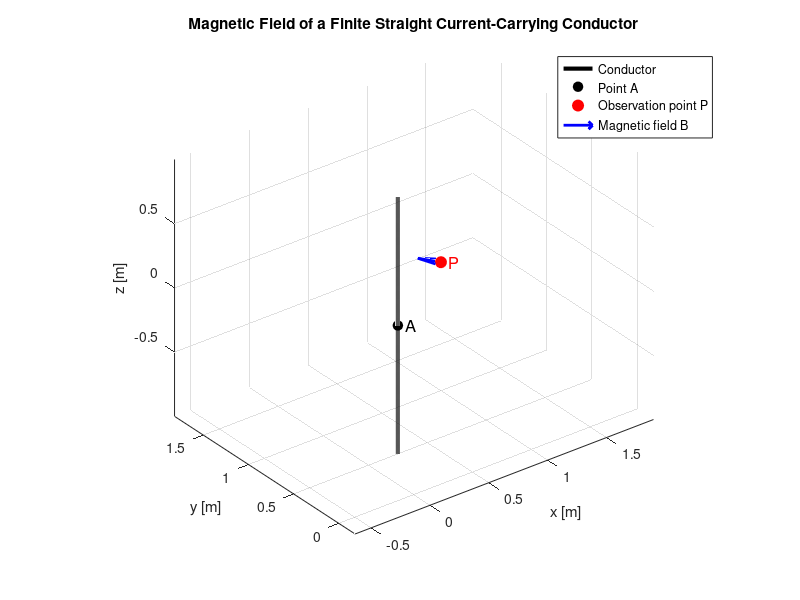

Write the MATLAB code that produced this figure.
%% Magnetic field of a finite straight current-carrying conductor
% The conductor is a free-standing straight wire of length l,
% centered at point A = [Ax, Ay, Az] and oriented parallel to the z-axis.
%
% The magnetic field at point P = [Px, Py, Pz] is calculated using
% the Biot-Savart law:
%
%       dB = (mu0 / 4*pi) * I * (dl x R) / |R|^3
%
% where:
%   dl = differential current-element vector
%   R  = vector from the current element to observation point P
%   mu0 = permeability of free space

clear;
clc;
close all;

%% -------------------- Input parameters ------------------------------

% Permeability of free space
mu0 = 4*pi*1e-7;          % H/m

% Current and conductor length
I = 1;                   % Current [A]
l = 2;                    % Conductor length [m]

% Coordinates of conductor center A = [Ax, Ay, Az]
Ax = 0.25;
Ay = 0.5;
Az = 0;

% Observation point P = [Px, Py, Pz]
Px = 1;
Py = 1;
Pz = 0;

%% -------------------- Numerical integration -------------------------

% Number of segments used to approximate the conductor
N = 10000;

% Position along the conductor measured from its center
z = linspace(-l/2, l/2, N);

% Differential length
dz = z(2) - z(1);

% Coordinates of each current element
x_wire = Ax * ones(size(z));
y_wire = Ay * ones(size(z));
z_wire = Az + z;

% Initialize magnetic field vector
B = [0, 0, 0];

% Unit vector along the current direction (+z)
z_hat = [0, 0, 1];

% Numerically integrate the Biot-Savart law
for k = 1:N

    % Position of the current element
    r_source = [x_wire(k), y_wire(k), z_wire(k)];

    % Vector from current element to observation point P
    R = [Px, Py, Pz] - r_source;

    % Distance from current element to P
    Rmag = norm(R);

    % Differential current-element vector
    dl = z_hat * dz;

    % Differential magnetic field
    dB = (mu0/(4*pi)) * I * cross(dl, R) / Rmag^3;

    % Accumulate magnetic field
    B = B + dB;
end

%% -------------------- Display result --------------------------------

fprintf('Magnetic field at P = [%.3f, %.3f, %.3f] m:\n', Px, Py, Pz);
fprintf('Bx = %.6e T\n', B(1));
fprintf('By = %.6e T\n', B(2));
fprintf('Bz = %.6e T\n', B(3));
fprintf('|B| = %.6e T\n', norm(B));

%% -------------------- 3D visualization ------------------------------

figure('Color','w');
hold on;
grid on;
axis equal;

% Plot the conductor
plot3(x_wire, y_wire, z_wire, 'k-', 'LineWidth', 3);

% Mark point A (center of conductor)
plot3(Ax, Ay, Az, 'ko', ...
    'MarkerFaceColor','k', 'MarkerSize',7);

% Mark observation point P
plot3(Px, Py, Pz, 'ro', ...
    'MarkerFaceColor','r', 'MarkerSize',8);

% Scale the B vector for easier visualization.
% The scaling is only for plotting and does not change the calculated B.
BplotScale = 1e6;

% Plot magnetic-field vector using quiver3
quiver3(Px, Py, Pz, ...
        BplotScale*B(1), ...
        BplotScale*B(2), ...
        BplotScale*B(3), ...
        0, 'b', 'LineWidth', 2, 'MaxHeadSize', 0.5);

% Label the points
text(Ax, Ay, Az, '  A', 'FontSize', 12);
text(Px, Py, Pz, '  P', 'FontSize', 12, 'Color','r');

% Coordinate axes
xlabel('x [m]');
ylabel('y [m]');
zlabel('z [m]');

title('Magnetic Field of a Finite Straight Current-Carrying Conductor');

legend('Conductor', 'Point A', 'Observation point P', ...
       'Magnetic field B', 'Location','best');

view(3);
hold off;
